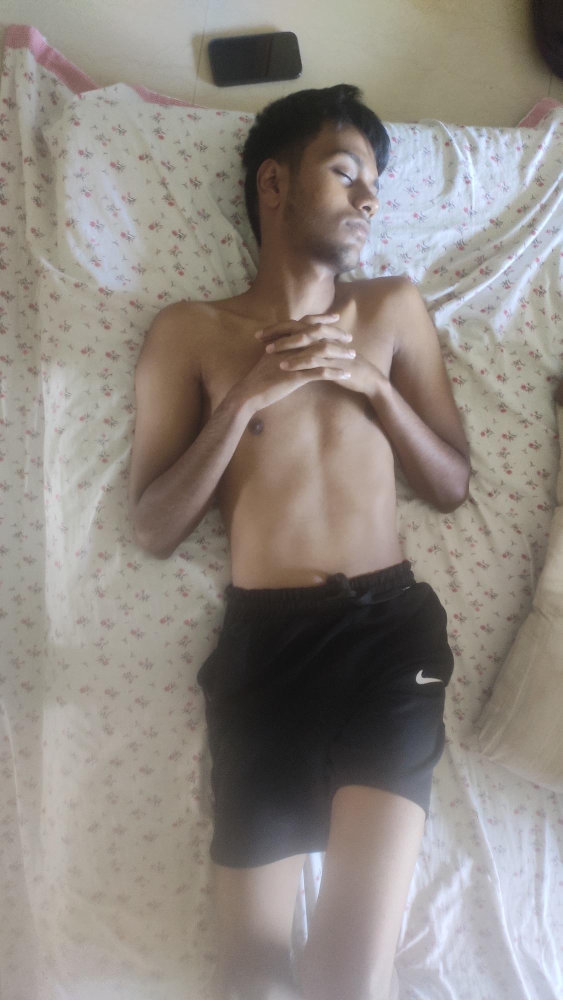
#> input picture Media.jpg, 1125 x 2000 px (shown at 1/2 size); its folder holds only this picture in this run
$ python -i metrics.py   (imports and definitions only)   (older library calls are emulated)
#> lines starting #> are read from the running program, lines starting #| are printed output that depends on the picture; after the words box and inside, x2 and y2 are one past the last pixel; in counts of white or black regions, pixels touching at a corner belong together
"""Quality measures used by diagnostics (§9), guided verification (§10) and experiments (§13)."""
from __future__ import annotations

import cv2
import numpy as np

from . import config
from .core.background import estimate_background

IMMERKAER_MASK = np.array([[1, -2, 1], [-2, 4, -2], [1, -2, 1]], np.float32)


# --------------------------------------------------------------------- noise
def noise_sigma(gray: np.ndarray, edge_percentile: float = config.NOISE_EDGE_PERCENTILE) -> float:
    """Immerkær's fast noise estimate, edge-excluded.

    sigma_n = sqrt(pi / 2) * mean(|N * I|) / 6, averaged over pixels whose Sobel magnitude is
    below the given percentile (so texture and edges are not mistaken for noise).
    The mask N responds to noise but is zero for any locally planar (linear ramp) signal.
    """
    f = gray.astype(np.float32)
    resp = np.abs(cv2.filter2D(f, cv2.CV_32F, IMMERKAER_MASK))
    mag = np.hypot(cv2.Sobel(f, cv2.CV_32F, 1, 0), cv2.Sobel(f, cv2.CV_32F, 0, 1))
    keep = mag <= np.percentile(mag, edge_percentile)
    keep[[0, -1], :] = False
    keep[:, [0, -1]] = False
    if not keep.any():
        return 0.0
    return float(np.sqrt(np.pi / 2) * resp[keep].mean() / 6.0)


# [12 lines left out: function impulse_density, not called in this run]


# ---------------------------------------------------------- enlarged noise (screenshots)
def half_scale(gray: np.ndarray) -> np.ndarray:
    """Every 2nd pixel in both directions (NO averaging, which would hide the noise being measured).
    Noise that was enlarged 1.5–2x becomes pixel-sized again at this scale."""
    return np.ascontiguousarray(gray[::2, ::2])


def speck_density(gray: np.ndarray, diff: int = config.IMPULSE_MEDIAN_DIFF,
                  max_area: int = config.SPECK_MAX_AREA) -> float:
    """Share of pixels that differ from their 3x3 median by > diff AND form tiny isolated groups (≤ max_area px,
    8-connected). Unlike impulse_density it does not require pure black/white, so specks softened by resizing
    still count; the size test keeps edges and text strokes (long connected outliers) out."""
    out = (cv2.absdiff(gray, cv2.medianBlur(gray, 3)) > diff).astype(np.uint8)
    n, labels, stats, _ = cv2.connectedComponentsWithStats(out, connectivity=8)
    small = np.zeros(n, bool)
    small[1:] = stats[1:, cv2.CC_STAT_AREA] <= max_area
    return float(np.count_nonzero(small[labels]) / labels.size)


def coarse_noise(gray: np.ndarray) -> dict:
    """Noise σ and speck density measured on the half-scale copy (see config: enlarged noise)."""
    small = half_scale(gray)
    return {"noise_sigma_coarse": noise_sigma(small), "speck_density_coarse": speck_density(small)}


# --------------------------------------------------------------- illumination
# [13 lines left out: functions illumination_unevenness, flat_region_mask, not called in this run]


def edge_density(edge_map: np.ndarray, region: np.ndarray | None = None) -> float:
    e = edge_map.astype(bool)
    return float(e[region].mean()) if region is not None else float(e.mean())


# [21 lines left out: function edge_f1, not called in this run]


# -------------------------------------------------------------- segmentation
def n_components(mask: np.ndarray) -> int:
    """Number of 8-connected foreground components."""
    return int(cv2.connectedComponents(mask.astype(np.uint8), connectivity=8)[0] - 1)


# [26 lines left out: functions fragmentation, iou, dice, psnr, not called in this run]


SSIM_WIN = 7


# [40 lines left out: functions _ssim_channel, ssim, not called in this run]

>>> import cv2
>>> picture = cv2.imread('../../Media.jpg', cv2.IMREAD_GRAYSCALE)
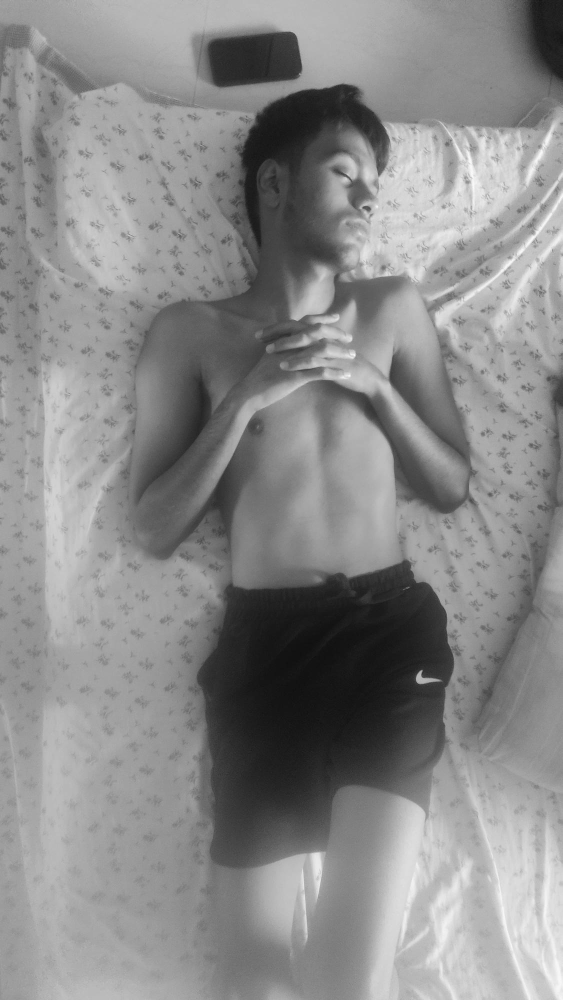
#> picture: shape (2000, 1125) (shown at 1/2 size); min 12, max 255, mean 137.3
>>> result = coarse_noise(picture)
#> in half_scale, `return np.ascontiguousarray(gray[::2, ::2])`:
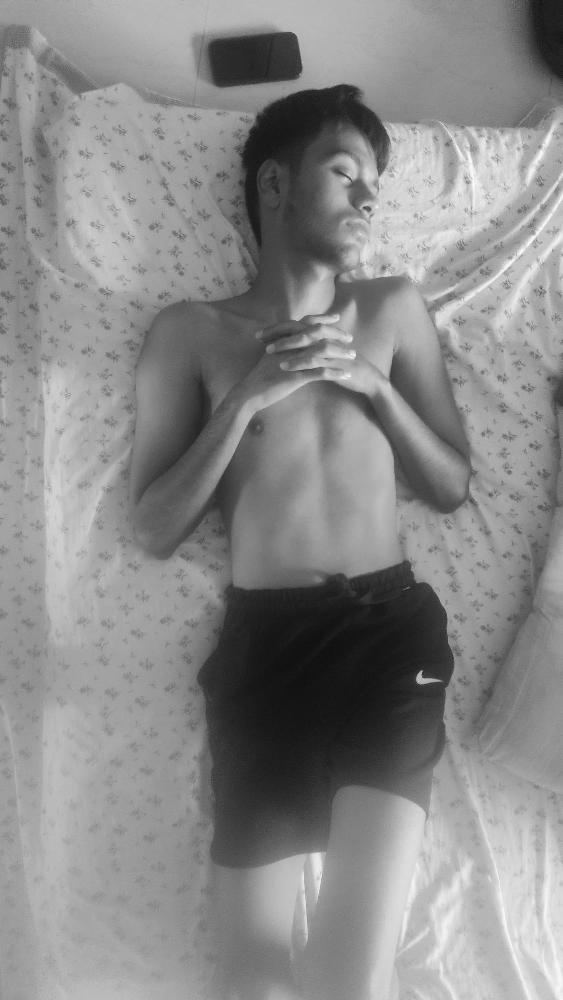
#> returned value: shape (1000, 563); min 14, max 255, mean 137.3
#> in noise_sigma, `resp = np.abs(cv2.filter2D(f, cv2.CV_32F, IMMERKAER_MASK))`:
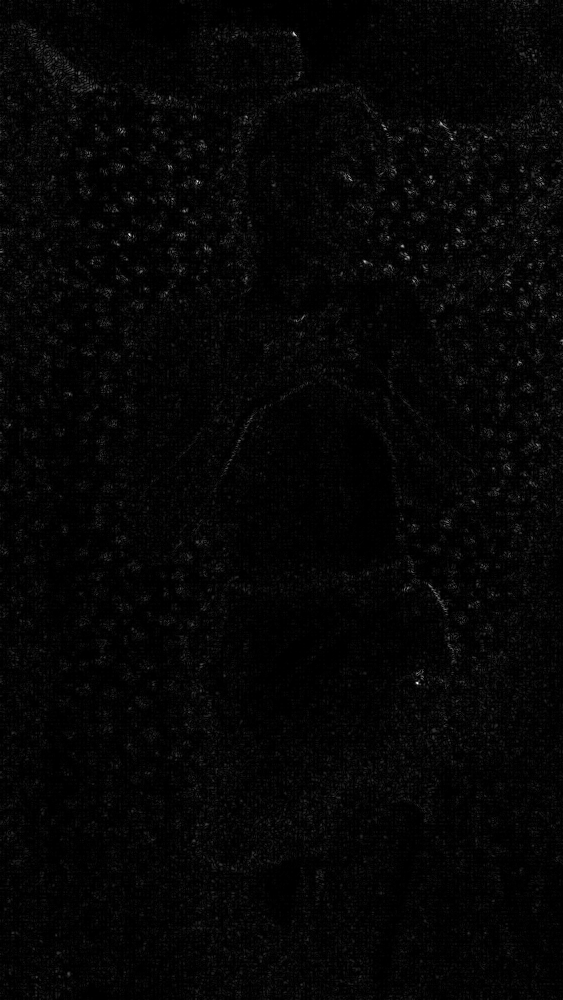
#> resp: shape (1000, 563) float32; min 0, max 362, mean 8.1; drawn with min black and max white
#> in noise_sigma, `mag = np.hypot(cv2.Sobel(f, cv2.CV_32F, 1, 0), cv2.Sobel(f, cv2.CV_32F..`:
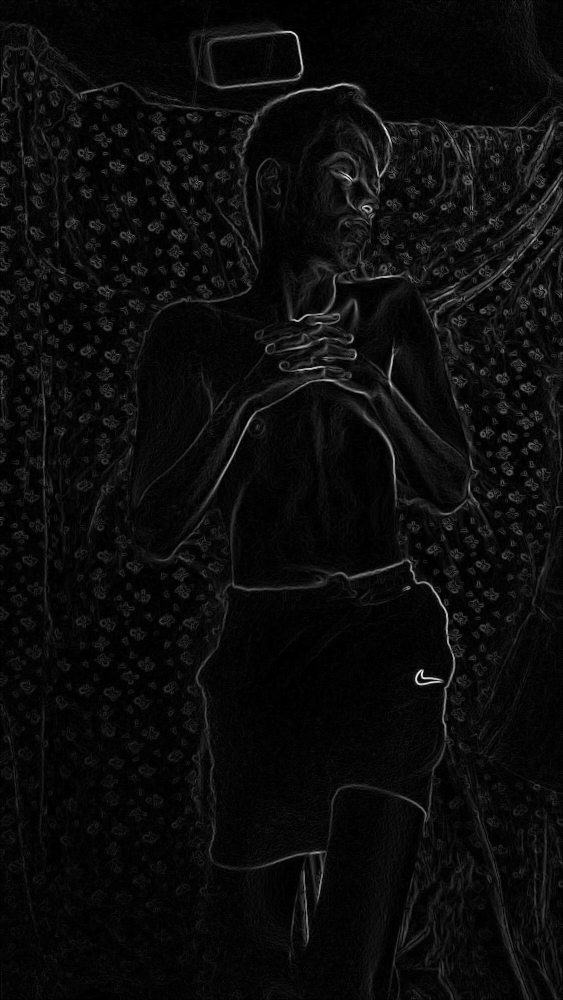
#> mag: shape (1000, 563) float32; min 0, max 526.9, mean 25.1; drawn with min black and max white
#> in noise_sigma, `keep = mag <= np.percentile(mag, edge_percentile)`:
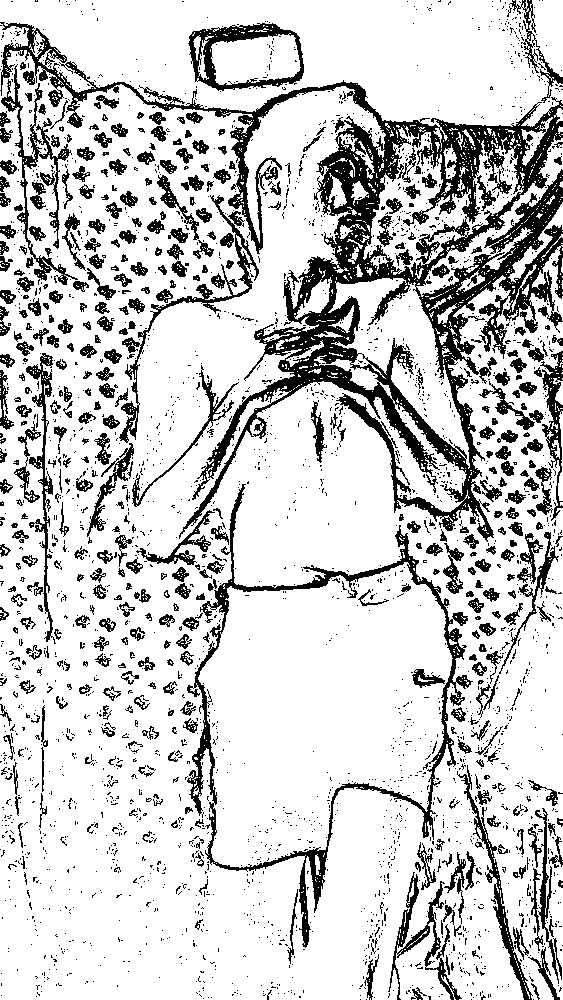
#> keep: shape (1000, 563) bool; 80% white; 2892 black regions (2447 under 20 px), largest, box (x1, y1, x2, y2) and area: (0, 22, 563, 542) 44696, (187, 484, 473, 948) 8123, (119, 195, 259, 443) 2456
#> in noise_sigma, `keep[:, [0, -1]] = False`:
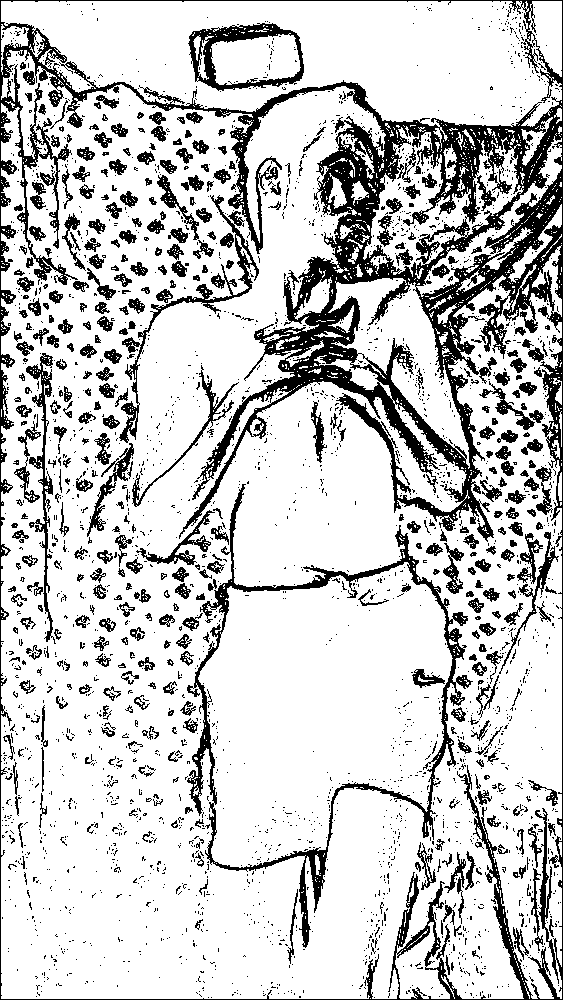
#> keep: shape (1000, 563) bool; 79.5% white; 2791 black regions (2383 under 20 px), largest, box (x1, y1, x2, y2) and area: (0, 0, 563, 1000) 59265, (187, 484, 473, 948) 8123, (119, 195, 259, 443) 2456
#> in speck_density, `out = (cv2.absdiff(gray, cv2.medianBlur(gray, 3)) > diff).astype(np.ui..`:
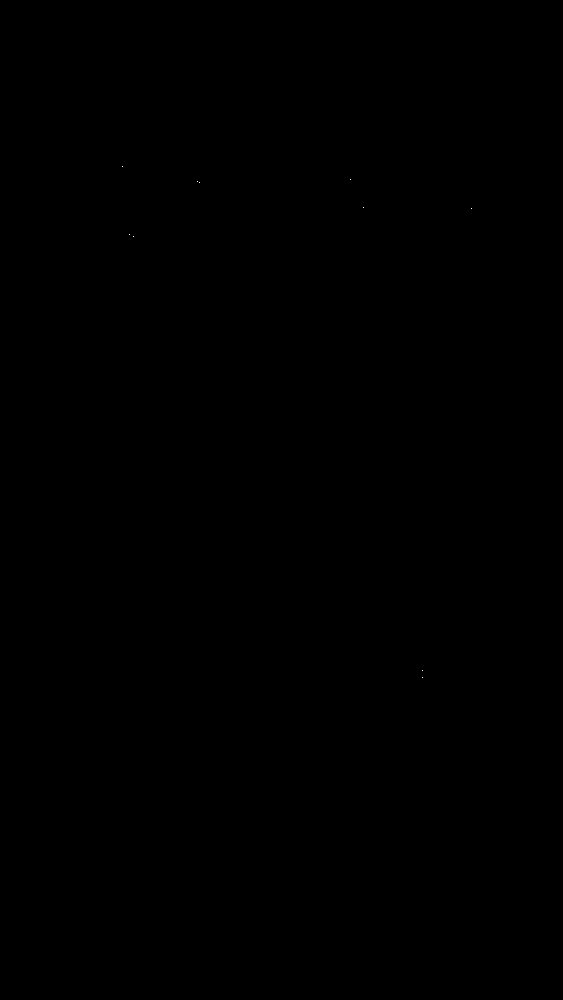
#> out: shape (1000, 563); values 0 (black) and 1 (white), 0% white in thin lines or dots, all inside (x1, y1, x2, y2) = (122, 166, 472, 678)
#> in speck_density, `n, labels, stats, _ = cv2.connectedComponentsWithStats(out, connectivi..`: labels: shape (1000, 563) int32; 11 distinct labels, from 0 to 10
#> in speck_density, `n, labels, stats, _ = cv2.connectedComponentsWithStats(out, connectivi..`: n = 11; stats = [[0, 0, 563, 1000, 562990], [122, 166, 1, 1, 1], [350, 179, 1, 1, 1], [197, 181, 1, 1, 1], [199, 182, 1, 1, 1], [363, 207, 1, 1, 1], [471, 208, 1, 1, 1], [129, 234, 1, 1, 1], [133, 236, 1, 1, 1], [422, 670, 1, 1, 1], [422, 677, 1, 1, 1]]
#> result = {'noise_sigma_coarse': 1.34, 'speck_density_coarse': 1.78e-05}
